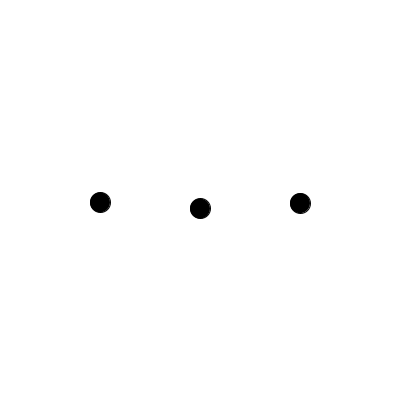
Frame 1 (no input)
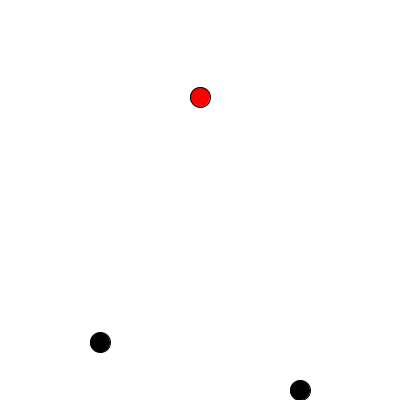
Frame 60 (the mouse pressed at the canvas centre just before this capture)
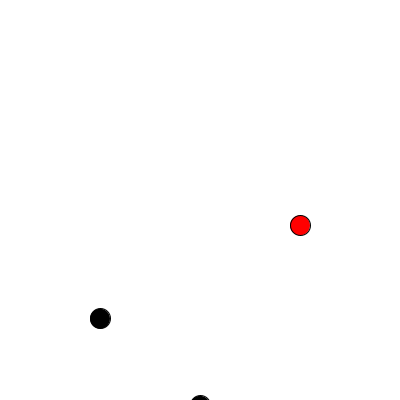
Frame 120 (the mouse held since frame 60 and released just before this capture)

The Processing sketch that drew these frames (run headless with seeded random() and noise(); from frame 60 on, the mouse is pressed at the canvas centre):

// Processing sketch: CooleyJeremy_Asgt03
// ── CooleyJeremy_Asgt03.pde
/**
* Three balls bounce vertically. 
* The highest one is colored red and the others black.
*
* @author Jeremy Cooley
* @version 1.0 2/12/2020
*/ 


Ball ball1 = new Ball();
Ball ball2 = new Ball();
Ball ball3 = new Ball();
Ball[] balls = new Ball[3];
color red = color(255,0,0);
color black = color(0);


void setup()
{
    size(400,400);
    
    for (int i = 0; i < 3; i++)
    {
        balls[i] = new Ball();
    }
    
    balls[0].setXPos(100);
    balls[1].setXPos(200);
    balls[2].setXPos(300);
    
    
}

void draw()
{
    background(255);
    
    balls[0].move();
    balls[0].display();
    balls[1].move();
    balls[1].display();
    balls[2].move();
    balls[2].display();
    
    
    for (int i = 0; i < 3; i++)
    {
        if (balls[0].getYPos() < balls[1].getYPos() && balls[0].getYPos() < balls[2].getYPos())
        {
            balls[0].setColor(red);
            balls[1].setColor(black);
            balls[2].setColor(black);
        }
        else if (balls[1].getYPos() < balls[0].getYPos() && balls[1].getYPos() < balls[2].getYPos())
        {
            balls[1].setColor(red);
            balls[0].setColor(black);
            balls[2].setColor(black);
        }
        else if (balls[2].getYPos() < balls[0].getYPos() && balls[2].getYPos() < balls[1].getYPos())
        {
            balls[2].setColor(red);
            balls[0].setColor(black);
            balls[1].setColor(black);
        }
        
    }
    
    
}




class Ball
{
    float xPos;
    float yPos;
    color c;
    float yspeed;
    
    
    Ball()
    {
        this.xPos = 0;
        this.yPos = 200;
        this.c = color(0);
        this.yspeed = random(10);
    }
    
    Ball(float yPos)
    {
        this.xPos = 0;
        this.yPos = yPos;
        this.c = color(0);
        this.yspeed = random(10);
    }
    
    Ball(float xPos, float yPos, color c, float yspeed)
    {
        this.xPos = xPos;
        this.yPos = yPos;
        this.c = c;
        this.yspeed = yspeed;
    }
    
    
    public float getXPos() { return xPos; }
    public void setXPos(float xPos) { this.xPos = xPos; }
    
    public float getYPos() { return yPos; }
    public void setYPos(float yPos) { this.yPos = yPos; }
    
    public void setColor(color c) { this.c = c; }
    
    
    void move()
    {
        yPos = yPos + yspeed;
        if (yPos >= height || yPos < 0)
        {
            yspeed = -yspeed;
        }
    }
    
    void display()
    {
        fill(c);
        circle(xPos,yPos,20);
    }
    
    
    
    
}
